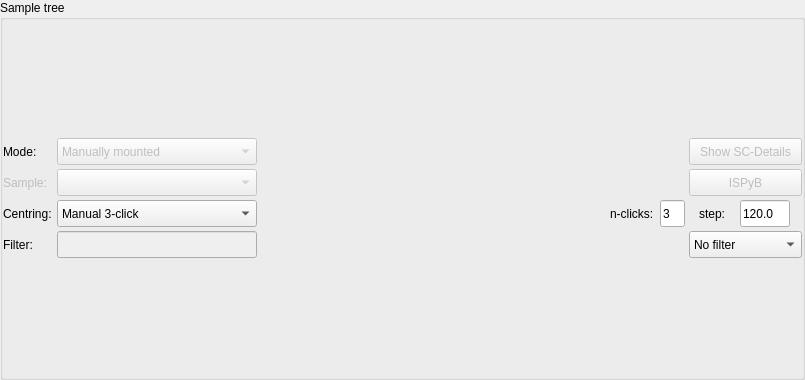
<?xml version="1.0" encoding="UTF-8"?>
<ui version="4.0">
 <class>SampleChangerWidgetLayout</class>
 <widget class="QWidget" name="SampleChangerWidgetLayout">
  <property name="geometry">
   <rect>
    <x>0</x>
    <y>0</y>
    <width>805</width>
    <height>380</height>
   </rect>
  </property>
  <property name="sizePolicy">
   <sizepolicy hsizetype="Expanding" vsizetype="Minimum">
    <horstretch>0</horstretch>
    <verstretch>0</verstretch>
   </sizepolicy>
  </property>
  <property name="maximumSize">
   <size>
    <width>32767</width>
    <height>32767</height>
   </size>
  </property>
  <property name="windowTitle">
   <string>Acquisition widget</string>
  </property>
  <layout class="QHBoxLayout" name="horizontalLayout_2">
   <property name="spacing">
    <number>0</number>
   </property>
   <property name="leftMargin">
    <number>0</number>
   </property>
   <property name="topMargin">
    <number>0</number>
   </property>
   <property name="rightMargin">
    <number>0</number>
   </property>
   <property name="bottomMargin">
    <number>0</number>
   </property>
   <item>
    <widget class="QGroupBox" name="groupBox">
     <property name="sizePolicy">
      <sizepolicy hsizetype="Preferred" vsizetype="Preferred">
       <horstretch>0</horstretch>
       <verstretch>0</verstretch>
      </sizepolicy>
     </property>
     <property name="title">
      <string>Sample tree</string>
     </property>
     <layout class="QGridLayout" name="gridLayout">
      <property name="leftMargin">
       <number>0</number>
      </property>
      <property name="topMargin">
       <number>0</number>
      </property>
      <property name="rightMargin">
       <number>0</number>
      </property>
      <property name="bottomMargin">
       <number>0</number>
      </property>
      <property name="spacing">
       <number>0</number>
      </property>
      <item row="0" column="0">
       <layout class="QGridLayout" name="gridLayout_2">
        <property name="leftMargin">
         <number>0</number>
        </property>
        <property name="topMargin">
         <number>0</number>
        </property>
        <property name="spacing">
         <number>4</number>
        </property>
        <item row="2" column="2">
         <spacer name="horizontalSpacer">
          <property name="orientation">
           <enum>Qt::Horizontal</enum>
          </property>
          <property name="sizeHint" stdset="0">
           <size>
            <width>100</width>
            <height>20</height>
           </size>
          </property>
         </spacer>
        </item>
        <item row="1" column="0">
         <widget class="QLabel" name="label_2">
          <property name="sizePolicy">
           <sizepolicy hsizetype="Fixed" vsizetype="Preferred">
            <horstretch>0</horstretch>
            <verstretch>0</verstretch>
           </sizepolicy>
          </property>
          <property name="minimumSize">
           <size>
            <width>50</width>
            <height>27</height>
           </size>
          </property>
          <property name="maximumSize">
           <size>
            <width>100</width>
            <height>27</height>
           </size>
          </property>
          <property name="text">
           <string>Mode:</string>
          </property>
         </widget>
        </item>
        <item row="2" column="3">
         <widget class="QPushButton" name="synch_ispyb_button">
          <property name="enabled">
           <bool>false</bool>
          </property>
          <property name="sizePolicy">
           <sizepolicy hsizetype="Minimum" vsizetype="Fixed">
            <horstretch>0</horstretch>
            <verstretch>0</verstretch>
           </sizepolicy>
          </property>
          <property name="minimumSize">
           <size>
            <width>100</width>
            <height>27</height>
           </size>
          </property>
          <property name="maximumSize">
           <size>
            <width>200</width>
            <height>27</height>
           </size>
          </property>
          <property name="toolTip">
           <string>Sync samples with ISPyB</string>
          </property>
          <property name="text">
           <string>ISPyB</string>
          </property>
          <property name="icon">
           <iconset>
            <normaloff>../../../../../../../../../../home/experiences/proxima2a/com-proxima2a/.designer/icons/Refresh2.png</normaloff>../../../../../../../../../../home/experiences/proxima2a/com-proxima2a/.designer/icons/Refresh2.png</iconset>
          </property>
         </widget>
        </item>
        <item row="3" column="2">
         <layout class="QHBoxLayout" name="horizontalLayout">
          <item>
           <spacer name="horizontalSpacer_2">
            <property name="orientation">
             <enum>Qt::Horizontal</enum>
            </property>
            <property name="sizeHint" stdset="0">
             <size>
              <width>40</width>
              <height>20</height>
             </size>
            </property>
           </spacer>
          </item>
          <item>
           <widget class="QLabel" name="nclicks_label">
            <property name="minimumSize">
             <size>
              <width>5</width>
              <height>27</height>
             </size>
            </property>
            <property name="maximumSize">
             <size>
              <width>50</width>
              <height>27</height>
             </size>
            </property>
            <property name="text">
             <string>n-clicks:</string>
            </property>
           </widget>
          </item>
          <item>
           <widget class="QLineEdit" name="nclicks_ledit">
            <property name="minimumSize">
             <size>
              <width>5</width>
              <height>27</height>
             </size>
            </property>
            <property name="maximumSize">
             <size>
              <width>25</width>
              <height>27</height>
             </size>
            </property>
            <property name="text">
             <string>3</string>
            </property>
           </widget>
          </item>
         </layout>
        </item>
        <item row="2" column="1">
         <widget class="QComboBox" name="sample_combo">
          <property name="enabled">
           <bool>false</bool>
          </property>
          <property name="minimumSize">
           <size>
            <width>100</width>
            <height>27</height>
           </size>
          </property>
          <property name="maximumSize">
           <size>
            <width>200</width>
            <height>27</height>
           </size>
          </property>
         </widget>
        </item>
        <item row="1" column="3">
         <widget class="QPushButton" name="details_button">
          <property name="enabled">
           <bool>false</bool>
          </property>
          <property name="sizePolicy">
           <sizepolicy hsizetype="Fixed" vsizetype="Fixed">
            <horstretch>0</horstretch>
            <verstretch>0</verstretch>
           </sizepolicy>
          </property>
          <property name="minimumSize">
           <size>
            <width>100</width>
            <height>27</height>
           </size>
          </property>
          <property name="maximumSize">
           <size>
            <width>200</width>
            <height>27</height>
           </size>
          </property>
          <property name="toolTip">
           <string>Show sample changer tab</string>
          </property>
          <property name="text">
           <string>Show SC-Details</string>
          </property>
         </widget>
        </item>
        <item row="4" column="1">
         <widget class="QLineEdit" name="filter_ledit">
          <property name="enabled">
           <bool>false</bool>
          </property>
          <property name="minimumSize">
           <size>
            <width>100</width>
            <height>0</height>
           </size>
          </property>
          <property name="maximumSize">
           <size>
            <width>200</width>
            <height>27</height>
           </size>
          </property>
         </widget>
        </item>
        <item row="3" column="3">
         <layout class="QHBoxLayout" name="horizontalLayout_3">
          <item>
           <widget class="QLabel" name="step_label">
            <property name="minimumSize">
             <size>
              <width>5</width>
              <height>27</height>
             </size>
            </property>
            <property name="maximumSize">
             <size>
              <width>25</width>
              <height>27</height>
             </size>
            </property>
            <property name="text">
             <string>step:</string>
            </property>
           </widget>
          </item>
          <item>
           <widget class="QLineEdit" name="step_ledit">
            <property name="minimumSize">
             <size>
              <width>5</width>
              <height>27</height>
             </size>
            </property>
            <property name="maximumSize">
             <size>
              <width>50</width>
              <height>27</height>
             </size>
            </property>
            <property name="text">
             <string>120.0</string>
            </property>
            <property name="placeholderText">
             <string>step</string>
            </property>
           </widget>
          </item>
         </layout>
        </item>
        <item row="4" column="3">
         <widget class="QComboBox" name="filter_combo">
          <property name="minimumSize">
           <size>
            <width>100</width>
            <height>27</height>
           </size>
          </property>
          <property name="maximumSize">
           <size>
            <width>200</width>
            <height>27</height>
           </size>
          </property>
          <item>
           <property name="text">
            <string>No filter</string>
           </property>
          </item>
          <item>
           <property name="text">
            <string>Star</string>
           </property>
          </item>
          <item>
           <property name="text">
            <string>Sample name</string>
           </property>
          </item>
          <item>
           <property name="text">
            <string>Protein name</string>
           </property>
          </item>
          <item>
           <property name="text">
            <string>Basket index</string>
           </property>
          </item>
          <item>
           <property name="text">
            <string>Executed</string>
           </property>
          </item>
          <item>
           <property name="text">
            <string>Not executed</string>
           </property>
          </item>
          <item>
           <property name="text">
            <string>OSC</string>
           </property>
          </item>
          <item>
           <property name="text">
            <string>Helical</string>
           </property>
          </item>
          <item>
           <property name="text">
            <string>Charaterisation</string>
           </property>
          </item>
          <item>
           <property name="text">
            <string>Energy Scan</string>
           </property>
          </item>
          <item>
           <property name="text">
            <string>XRF Spectrum</string>
           </property>
          </item>
          <item>
           <property name="text">
            <string>Advanced</string>
           </property>
          </item>
         </widget>
        </item>
        <item row="2" column="0">
         <widget class="QLabel" name="sample_label">
          <property name="enabled">
           <bool>false</bool>
          </property>
          <property name="minimumSize">
           <size>
            <width>50</width>
            <height>27</height>
           </size>
          </property>
          <property name="maximumSize">
           <size>
            <width>100</width>
            <height>27</height>
           </size>
          </property>
          <property name="text">
           <string>Sample:</string>
          </property>
         </widget>
        </item>
        <item row="1" column="1">
         <widget class="QComboBox" name="filter_cbox">
          <property name="enabled">
           <bool>false</bool>
          </property>
          <property name="minimumSize">
           <size>
            <width>100</width>
            <height>27</height>
           </size>
          </property>
          <property name="maximumSize">
           <size>
            <width>200</width>
            <height>27</height>
           </size>
          </property>
          <item>
           <property name="text">
            <string>Manually mounted</string>
           </property>
          </item>
          <item>
           <property name="text">
            <string>Sample changer</string>
           </property>
          </item>
          <item>
           <property name="text">
            <string>Plate</string>
           </property>
          </item>
          <item>
           <property name="text">
            <string>Mounted sample</string>
           </property>
          </item>
         </widget>
        </item>
        <item row="3" column="0">
         <widget class="QLabel" name="centring_mode_label">
          <property name="sizePolicy">
           <sizepolicy hsizetype="Fixed" vsizetype="Preferred">
            <horstretch>0</horstretch>
            <verstretch>0</verstretch>
           </sizepolicy>
          </property>
          <property name="minimumSize">
           <size>
            <width>50</width>
            <height>27</height>
           </size>
          </property>
          <property name="maximumSize">
           <size>
            <width>100</width>
            <height>27</height>
           </size>
          </property>
          <property name="text">
           <string>Centring:</string>
          </property>
         </widget>
        </item>
        <item row="3" column="1">
         <widget class="QComboBox" name="centring_cbox">
          <property name="minimumSize">
           <size>
            <width>100</width>
            <height>27</height>
           </size>
          </property>
          <property name="maximumSize">
           <size>
            <width>200</width>
            <height>27</height>
           </size>
          </property>
          <property name="toolTip">
           <string>&lt;B&gt;Manual&lt;/B&gt; 3-Click centring &lt;BR&gt; &lt;B&gt;Semi Automatic&lt;/B&gt; - Gives the possibility to confirm centring &lt;BR&gt; &lt;B&gt;Fully Automatic&lt;/B&gt; - Continues without waiting for confirmation</string>
          </property>
          <property name="currentIndex">
           <number>0</number>
          </property>
          <item>
           <property name="text">
            <string>Manual 3-click</string>
           </property>
          </item>
          <item>
           <property name="text">
            <string>Optical semi automatic </string>
           </property>
          </item>
          <item>
           <property name="text">
            <string>Optical fully automatic</string>
           </property>
          </item>
          <item>
           <property name="text">
            <string>Automatic X-ray</string>
           </property>
          </item>
         </widget>
        </item>
        <item row="4" column="0">
         <widget class="QLabel" name="filter_label">
          <property name="minimumSize">
           <size>
            <width>50</width>
            <height>27</height>
           </size>
          </property>
          <property name="maximumSize">
           <size>
            <width>100</width>
            <height>27</height>
           </size>
          </property>
          <property name="text">
           <string>Filter:</string>
          </property>
         </widget>
        </item>
       </layout>
      </item>
     </layout>
    </widget>
   </item>
  </layout>
 </widget>
 <layoutdefault spacing="6" margin="11"/>
 <pixmapfunction>qPixmapFromMimeSource</pixmapfunction>
 <tabstops>
  <tabstop>filter_cbox</tabstop>
  <tabstop>details_button</tabstop>
  <tabstop>sample_combo</tabstop>
  <tabstop>synch_ispyb_button</tabstop>
  <tabstop>centring_cbox</tabstop>
  <tabstop>filter_ledit</tabstop>
  <tabstop>filter_combo</tabstop>
 </tabstops>
 <resources/>
 <connections/>
</ui>
